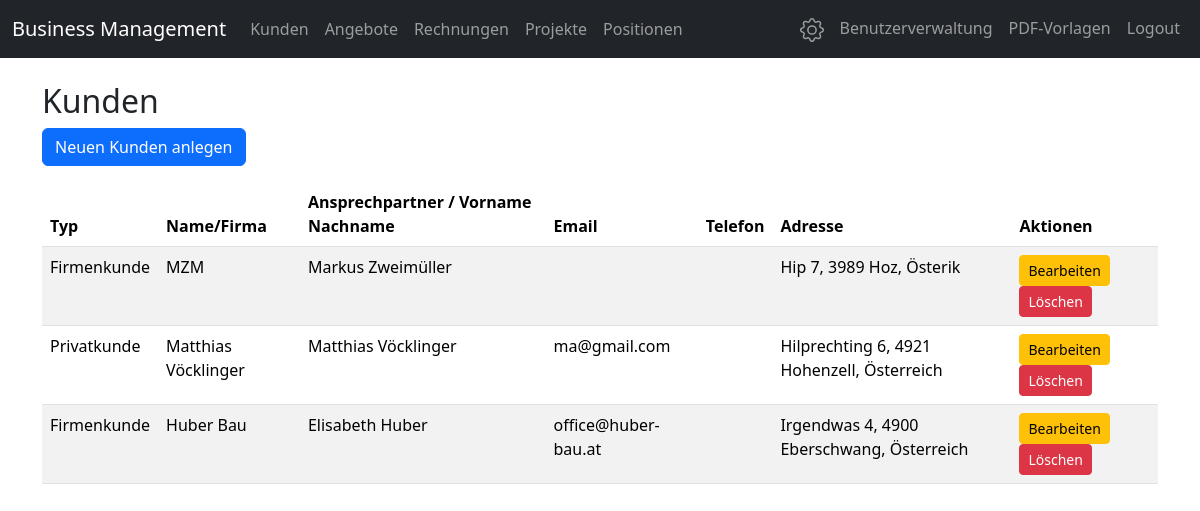
The app's page /customers (signed in) with its own data.
### app.py (models this page shows)
class Customer(db.Model):
    id = db.Column(db.Integer, primary_key=True)
    customer_type = db.Column(db.String(16), nullable=False, default='firma')  # 'firma' oder 'privat'
    name = db.Column(db.String(128))  # Firmenname
    contact_person = db.Column(db.String(128))
    contact_phone = db.Column(db.String(32))
    contact_email = db.Column(db.String(128))
    first_name = db.Column(db.String(64))
    last_name = db.Column(db.String(64))
    email = db.Column(db.String(128))
    phone = db.Column(db.String(32))
    street = db.Column(db.String(128))
    house_number = db.Column(db.String(16))
    postal_code = db.Column(db.String(16))
    city = db.Column(db.String(64))
    country = db.Column(db.String(64))
    notes = db.Column(db.Text)
    offers = db.relationship('Offer', backref='customer', lazy=True)
    invoices = db.relationship('Invoice', backref='customer', lazy=True)

### app.py (the view)
@app.route('/customers')
def customers():
    all_customers = Customer.query.all()
    return render_template('customers.html', customers=all_customers)

### app.py (called while the page is built)
@app.before_request
def load_user():
    if request.endpoint and (request.endpoint == 'login' or request.endpoint.startswith('static')):
        return
    user_id = session.get('user_id')
    token_expiry = session.get('token_expiry')
    if user_id and token_expiry:
        try:
            if datetime.utcnow() <= datetime.fromisoformat(token_expiry):
                g.user = User.query.get(user_id)
                if g.user:
                    return  # User is authenticated, continue
            else:
                session.clear()
                flash('Session abgelaufen. Bitte erneut anmelden.', 'warning')
        except:
            session.clear()
    g.user = None
    return redirect(url_for('login'))

### templates/customers.html
{% extends 'base.html' %}
{% block content %}
<h2>Kunden</h2>
<a href="/customers/new" class="btn btn-primary mb-3">Neuen Kunden anlegen</a>
<table class="table table-striped">
    <thead>
        <tr>
            <th>Typ</th>
            <th>Name/Firma</th>
            <th>Ansprechpartner / Vorname Nachname</th>
            <th>Email</th>
            <th>Telefon</th>
            <th>Adresse</th>
            <th>Aktionen</th>
        </tr>
    </thead>
    <tbody>
    {% for customer in customers %}
        <tr>
            <td>{{ 'Firmenkunde' if customer.customer_type == 'firma' else 'Privatkunde' }}</td>
            <td>{% if customer.customer_type == 'firma' %}{{ customer.name }}{% else %}{{ customer.first_name }} {{ customer.last_name }}{% endif %}</td>
            <td>{% if customer.customer_type == 'firma' %}{{ customer.contact_person }}{% else %}{{ customer.first_name }} {{ customer.last_name }}{% endif %}</td>
            <td>{{ customer.email }}</td>
            <td>{{ customer.phone }}</td>
            <td>{{ customer.street }} {{ customer.house_number }}, {{ customer.postal_code }} {{ customer.city }}, {{ customer.country }}</td>
            <td>
                <a href="/customers/{{ customer.id }}/edit" class="btn btn-sm btn-warning">Bearbeiten</a>
                <a href="/customers/{{ customer.id }}/delete" class="btn btn-sm btn-danger">Löschen</a>
            </td>
        </tr>
    {% endfor %}
    </tbody>
</table>
{% endblock %}

### records on screen
Customer: customer_type "Firmenkunde", name "MZM", contact_person "Markus Zweimüller", street "Hip", house_number "7", postal_code "3989", city "Hoz", country "Österik"
Customer: customer_type "Privatkunde", first_name "Matthias", last_name "Vöcklinger", email "ma@gmail.com", street "Hilprechting", house_number "6", postal_code "4921", city "Hohenzell", country "Österreich"
Customer: customer_type "Firmenkunde", name "Huber Bau", contact_person "Elisabeth Huber", email "office@huber-bau.at", street "Irgendwas", house_number "4", postal_code "4900", city "Eberschwang", country "Österreich"
